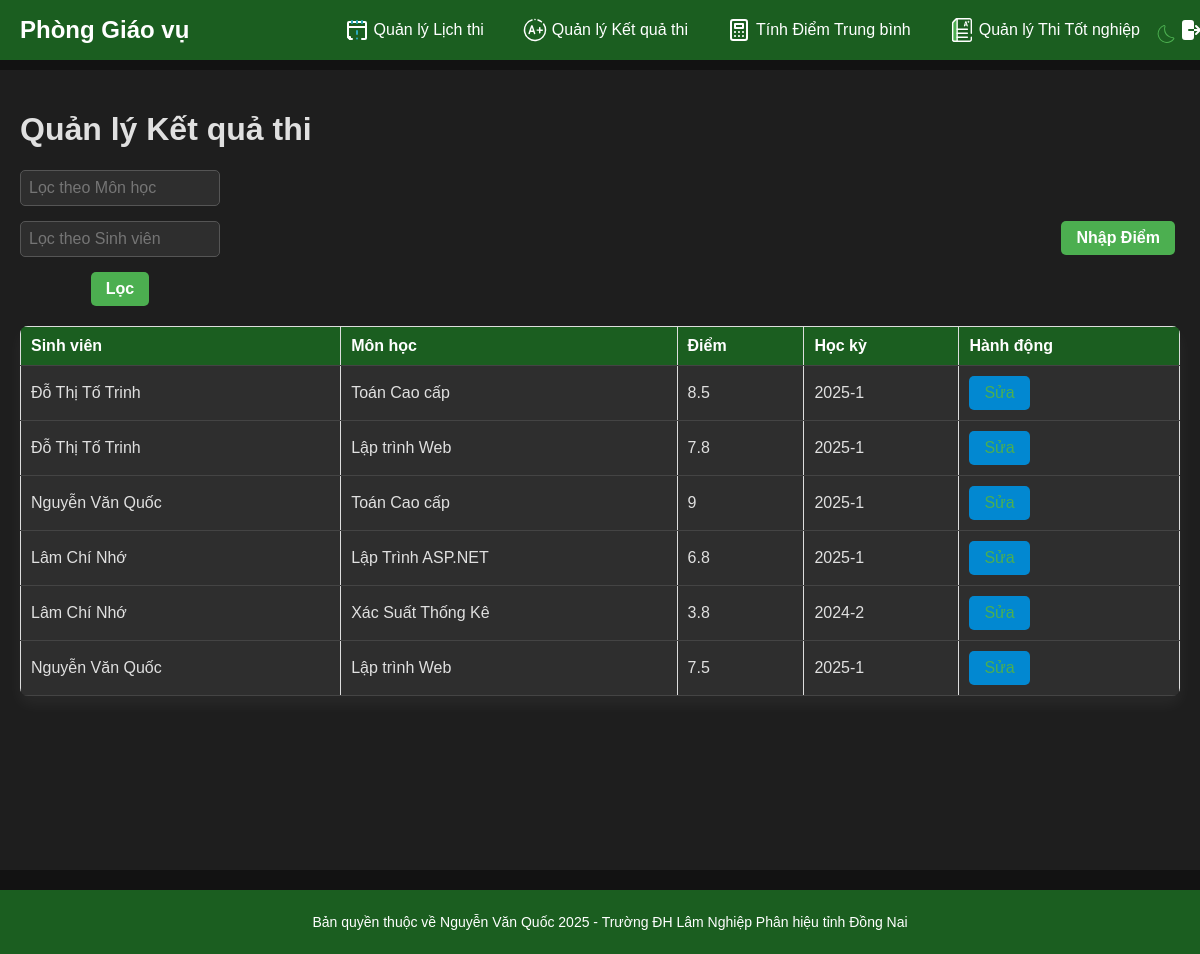
The page /manage_exam_result.php (signed in) on the database its author committed.
### tables this page shows
CREATE TABLE ExamResults (
    resultID INTEGER PRIMARY KEY AUTOINCREMENT,
    studentID INTEGER NOT NULL,
    subjectID INTEGER NOT NULL,
    score REAL NOT NULL,
    semester TEXT,
    isGraduationExam BOOLEAN DEFAULT 0,
    FOREIGN KEY (studentID) REFERENCES Students(studentID),
    FOREIGN KEY (subjectID) REFERENCES Subjects(subjectID)
);

CREATE TABLE Students (
    studentID INTEGER PRIMARY KEY AUTOINCREMENT,
    userID INTEGER NOT NULL,
    fullName TEXT NOT NULL,
    gender TEXT,
    birthDate DATE,
    hometown TEXT,
    FOREIGN KEY (userID) REFERENCES Users(userID)
);

### manage_exam_result.php (the view, shortened to what this page needs)
<?php
$db = new SQLite3('data.db');
$query = "SELECT ExamResults.*, Students.fullName, Subjects.subjectName
          FROM ExamResults
          JOIN Students ON ExamResults.studentID = Students.studentID
          JOIN Subjects ON ExamResults.subjectID = Subjects.subjectID";
$stmt = $db->prepare($query);
$result = $stmt->execute();
?>
<!DOCTYPE html>
<html lang="en">
<head>
    <link rel="stylesheet" href="styles.css">
</head>
<body>
    <button id="theme-toggle">
    </button>
    <div class="header">
        <h2><?php echo $_SESSION['role'] === 'education_office' ? 'Phòng Giáo vụ' : 'Giáo viên'; ?></h2>
        <ul>
            <?php if ($_SESSION['role'] === 'education_office'): ?>
                <li>
                    <a href="manage_exam_schedule.php">
                        <span class="tab-label">Quản lý Lịch thi</span>
                    </a>
                </li>
                <li>
                    <a href="manage_exam_result.php">
                        <span class="tab-label">Quản lý Kết quả thi</span>
                    </a>
                </li>
                <li>
                    <a href="calculate_average.php">
                        <span class="tab-label">Tính Điểm Trung bình</span>
                    </a>
                </li>
                <li>
                    <a href="manage_graduation_exam.php">
                        <span class="tab-label">Quản lý Thi Tốt nghiệp</span>
                    </a>
                </li>
            <?php endif; ?>
            <li>
                <a href="index.php">
                </a>
            </li>
        </ul>
    </div>
    <div class="content">
        <h1>Quản lý Kết quả thi</h1>
        <div class="filters">
            <form class="filter-group" action="manage_exam_result.php" method="get">
                <input list="subjects" name="subject_filter" placeholder="Lọc theo Môn học" value="<?php echo isset($_GET['subject_filter']) ? htmlspecialchars($_GET['subject_filter']) : ''; ?>">
                <input list="students" name="student_filter" placeholder="Lọc theo Sinh viên" value="<?php echo isset($_GET['student_filter']) ? htmlspecialchars($_GET['student_filter']) : ''; ?>">
                <button type="submit">Lọc</button>
            </form>
            <button class="create-btn" data-popup="enter-result-popup">Nhập Điểm</button>
        </div>
        <table>
            <thead>
                <tr>
                    <th>Sinh viên</th>
                    <th>Môn học</th>
                    <th>Điểm</th>
                    <th>Học kỳ</th>
                    <th>Hành động</th>
                </tr>
            </thead>
            <tbody>
                <?php if (!$result): ?>
                    <tr>
                        <td colspan="5">Không có dữ liệu kết quả thi.</td>
                    </tr>
                <?php else: ?>
                    <?php while ($row = $result->fetchArray(SQLITE3_ASSOC)): ?>
                        <tr>
                            <td><?php echo htmlspecialchars($row['fullName']); ?></td>
                            <td><?php echo htmlspecialchars($row['subjectName']); ?></td>
                            <td><?php echo htmlspecialchars($row['score']); ?></td>
                            <td><?php echo htmlspecialchars($row['semester']); ?></td>
                            <td>
                                <a href="#" class="create-btn" data-popup="edit-result-popup-<?php echo htmlspecialchars($row['resultID']); ?>">Sửa</a>
                            </td>
                        </tr>
                    <?php endwhile; ?>
                <?php endif; ?>
            </tbody>
        </table>
    </div>
    <footer>
        <p>Bản quyền thuộc về Nguyễn Văn Quốc 2025 - Trường ĐH Lâm Nghiệp Phân hiệu tỉnh Đồng Nai</p>
    </footer>
</body>
</html>

### styles.css (style rules this page uses)
body { font-family: 'Segoe UI', Arial, sans-serif; margin: 0; padding: 0; background-color: #f4f7f6; color: #333; transition: background-color 0.3s, color 0.3s; }
body.dark-mode { background-color: #121212; color: #e0e0e0; }
form { display: flex; flex-direction: column; gap: 15px; }
input, select { padding: 12px; border: 1px solid #ddd; border-radius: 8px; font-size: 16px; transition: border-color 0.3s, background-color 0.3s; }
body.dark-mode input, body.dark-mode select { background-color: #2e2e2e; color: #e0e0e0; border-color: #555; }
button { padding: 12px; background-color: #2E7D32; color: #fff; border: none; border-radius: 8px; cursor: pointer; font-size: 16px; font-weight: 600; transition: background-color 0.3s, transform 0.1s; }
body.dark-mode button { background-color: #4CAF50; }
.header { width: 100%; background-color: #2E7D32; color: #fff; padding: 10px 20px; position: fixed; top: 0; left: 0; display: flex; justify-content: space-between; align-items: center; z-index: 1000; transition: background-color 0.3s; }
body.dark-mode .header { background-color: #1B5E20; }
.header h2 { margin: 0; font-size: 24px; }
.header ul { list-style: none; padding: 0; margin: 0; display: flex; gap: 15px; align-items: center; flex-wrap: nowrap; }
.header li { display: inline; }
.header a { color: #fff; text-decoration: none; display: flex; align-items: center; gap: 5px; padding: 8px 12px; border-radius: 5px; white-space: nowrap; transition: background-color 0.3s; }
.header a svg { width: 24px; height: 24px; fill: #fff; }
.content { margin-top: 70px; padding: 30px; width: 100%; box-sizing: border-box; background-color: #fff; min-height: 100vh; transition: background-color 0.3s; }
body.dark-mode .content { background-color: #1e1e1e; }
table { width: 100%; border-collapse: collapse; margin-top: 20px; background-color: #fff; box-shadow: 0 8px 16px rgba(0, 0, 0, 0.05); border-radius: 8px; overflow: hidden; }
body.dark-mode table { background-color: #2e2e2e; box-shadow: 0 8px 16px rgba(255, 255, 255, 0.05); }
th, td { padding: 15px; text-align: left; border-bottom: 1px solid #ddd; }
body.dark-mode th, body.dark-mode td { border-bottom: 1px solid #444; }
th { background-color: #2E7D32; color: #fff; font-weight: 600; }
body.dark-mode th { background-color: #1B5E20; }
td a { color: #2E7D32; text-decoration: none; margin-right: 10px; font-weight: 500; transition: color 0.3s; }
body.dark-mode td a { color: #4CAF50; }
.filters { display: flex; justify-content: space-between; align-items: center; margin-bottom: 20px; gap: 15px; }
.filters .filter-group { display: flex; flex-wrap: wrap; gap: 15px; }
.filters .filter-group input { width: 200px; }
footer { text-align: center; padding: 15px; background-color: #2E7D32; color: #fff; width: 100%; font-size: 14px; transition: background-color 0.3s; }
body.dark-mode footer { background-color: #1B5E20; }
#theme-toggle { position: fixed; top: 10px; right: 10px; background: none; border: none; cursor: pointer; z-index: 1001; }
#theme-toggle svg { width: 24px; height: 24px; fill: #2E7D32; }
body.dark-mode #theme-toggle svg { fill: #4CAF50; }

### rows shown on the page
examresults: studentID.fullName "Đỗ Thị Tố Trinh", subjectName "Toán Cao cấp", score "8.5", semester "2025-1"
examresults: studentID.fullName "Đỗ Thị Tố Trinh", subjectName "Lập trình Web", score "7.8", semester "2025-1"
examresults: studentID.fullName "Nguyễn Văn Quốc", subjectName "Toán Cao cấp", score "9", semester "2025-1"
examresults: studentID.fullName "Lâm Chí Nhớ", subjectName "Lập Trình ASP.NET", score "6.8", semester "2025-1"
examresults: studentID.fullName "Lâm Chí Nhớ", subjectName "Xác Suất Thống Kê", score "3.8", semester "2024-2"
examresults: studentID.fullName "Nguyễn Văn Quốc", subjectName "Lập trình Web", score "7.5", semester "2025-1"
